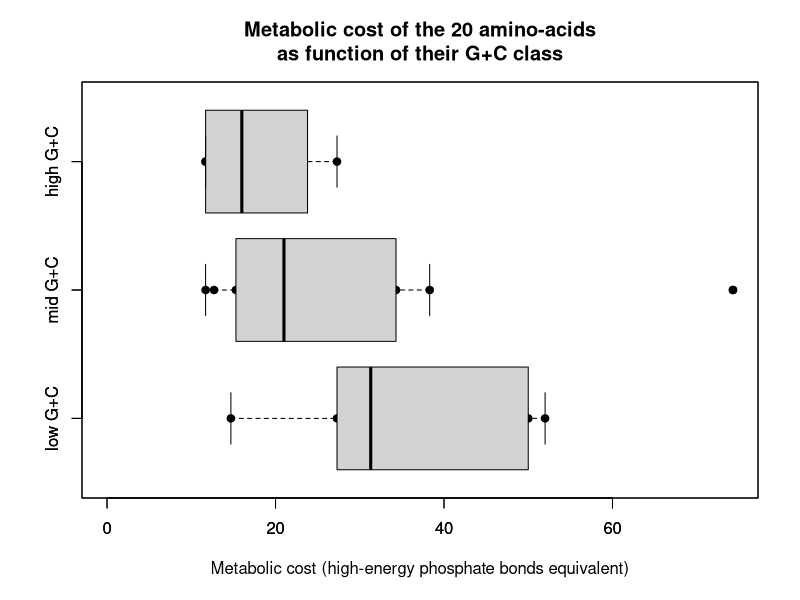

The R script that drew this image:
library(seqinr)


### Name: aacost
### Title: Aerobic cost of amino-acids in Escherichia coli and G+C classes
### Aliases: aacost
### Keywords: datasets

### ** Examples

data(aacost)
levels(aacost$gc) <- c("low G+C", "mid G+C", "high G+C")
stripchart(aacost$tot~aacost$gc, pch = 19, ylim = c(0.5,3.5),
     xlim = c(0, max(aacost$tot)),
     xlab = "Metabolic cost (high-energy phosphate bonds equivalent)",
     main = "Metabolic cost of the 20 amino-acids\nas function of their G+C class" )
boxplot(aacost$tot~aacost$gc, horizontal = TRUE, add = TRUE)   
